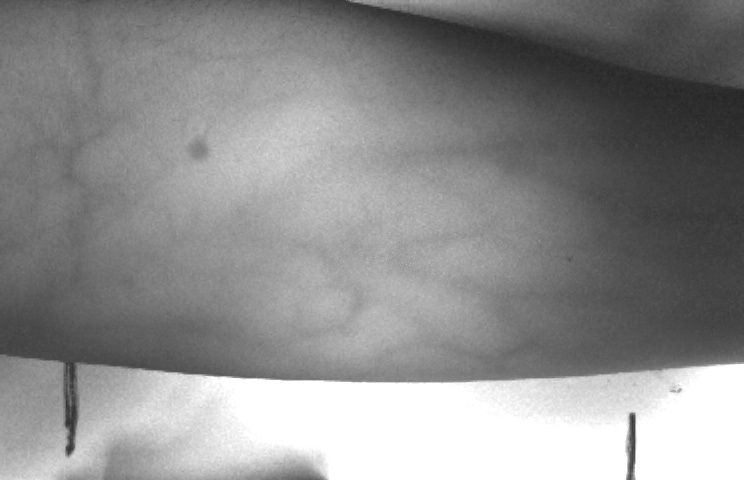
#> input picture color/src/saturation.jpg, 744 x 480 px
$ python -i featuremat_normalized_features.py   (imports and definitions only)   (older library calls are emulated)
#> lines starting #> are read from the running program, lines starting #| are printed output that depends on the picture
#> further down, picture is the input picture: shape (480, 744, 3); min 36, max 255, mean 141
# -*- coding: utf-8 -*-
"""
Created on Thu Sep 08 09:46:31 2016
@author: Quek Yu Yang
"""
import numpy as np
import cv2
import sys
import time

class FeatureMatMaker(object):
    # [441 lines left out: functions __init__, getMat, getTrainMat, getRandInd, getDerivMat, rotateImg and 5 more, not called in this run]

def getScaledImg(img,scale):
#> called with scale = 10
    sigma = np.sqrt(scale)
    size = int(np.ceil(sigma)*10+1)
    img = img.astype(np.float64)
    scaled_img = cv2.GaussianBlur(img,(size,size),sigma)
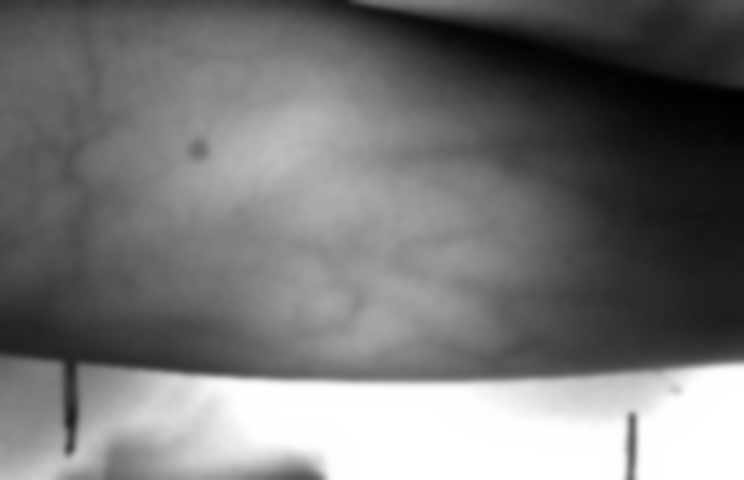
#> scaled_img: shape (480, 744) float64; min 41.82, max 255, mean 141; drawn with min black and max white
    return scaled_img

def ridgeOrient(img):
    img = img[:,:,2]
    img = getScaledImg(img,10)
    sobelx = cv2.Sobel(img,cv2.CV_64F,1,0)
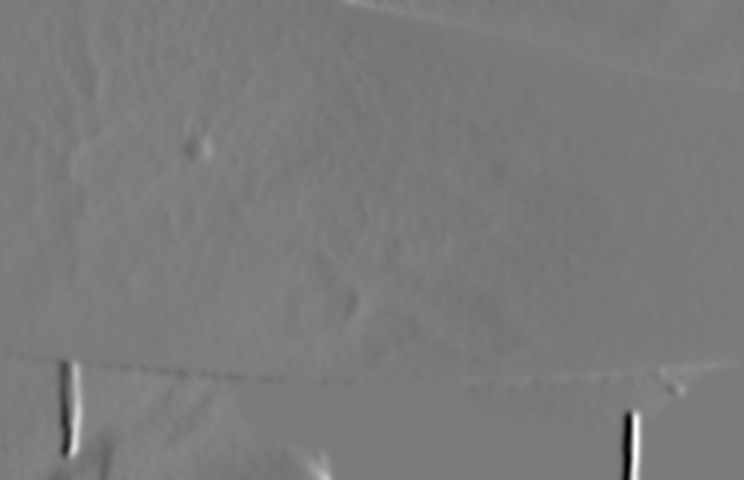
#> sobelx: shape (480, 744) float64; min -145, max 154.8, mean -0.1; drawn with min black and max white
    sobely = cv2.Sobel(img,cv2.CV_64F,0,1)
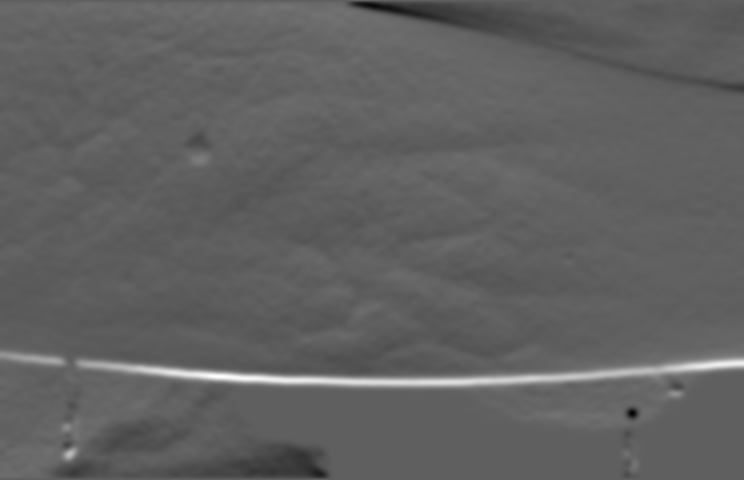
#> sobely: shape (480, 744) float64; min -91.44, max 152.5, mean 1.8; drawn with min black and max white
    orient = np.arctan(sobely/sobelx)
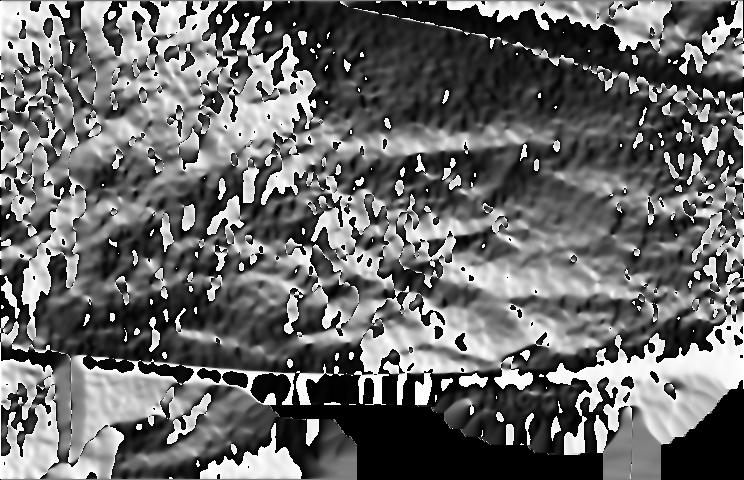
#> orient: shape (480, 744) float64; 5.16% of the values are NaN or infinite; the others: min -1.57, max 1.57, mean -0.201; drawn with min black, max white, NaN and infinite black
    #orient = np.nan_to_num(orient)
    orient = np.rad2deg(orient)
    return orient

# [33 lines left out: function rotateImg, not called in this run]

>>> import cv2
>>> picture = cv2.imread('saturation.jpg')
>>> result = ridgeOrient(picture)
